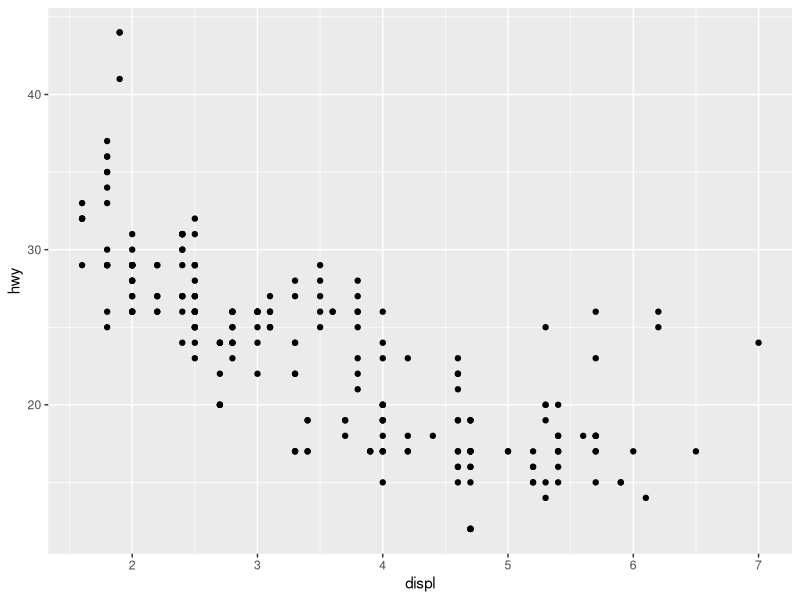
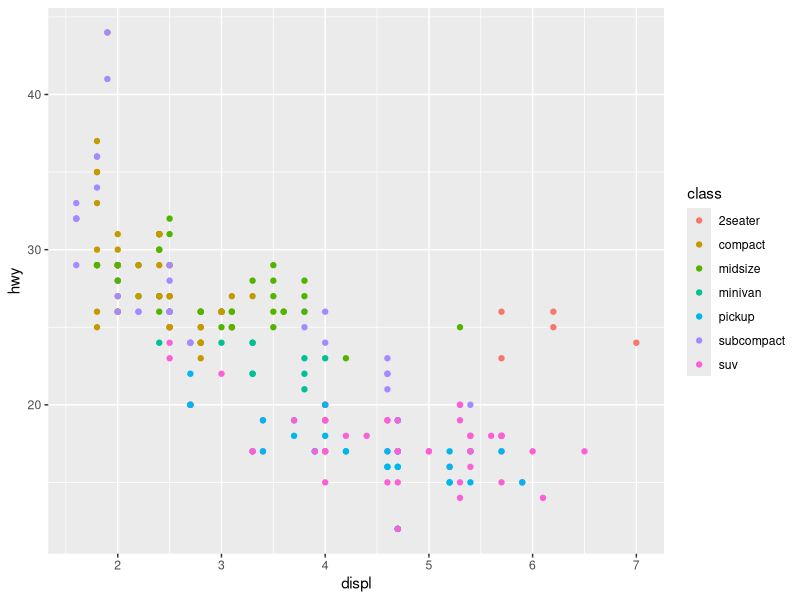
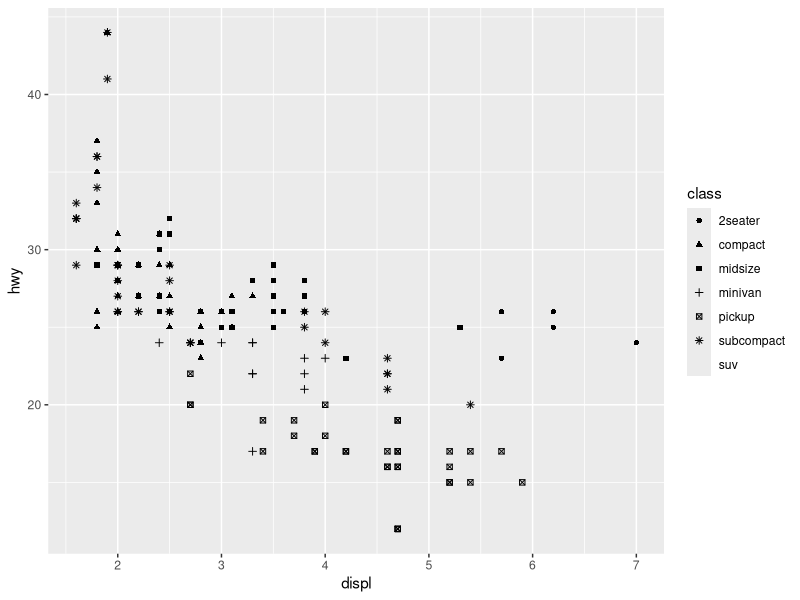
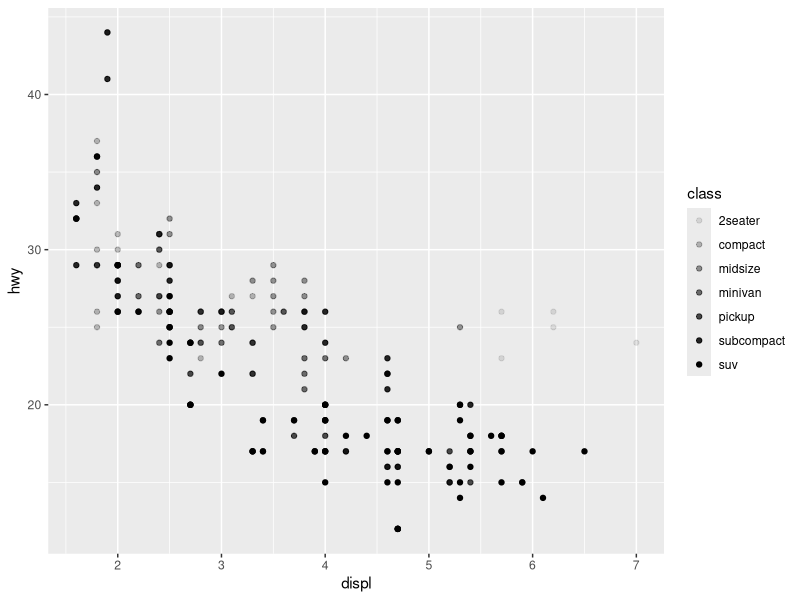
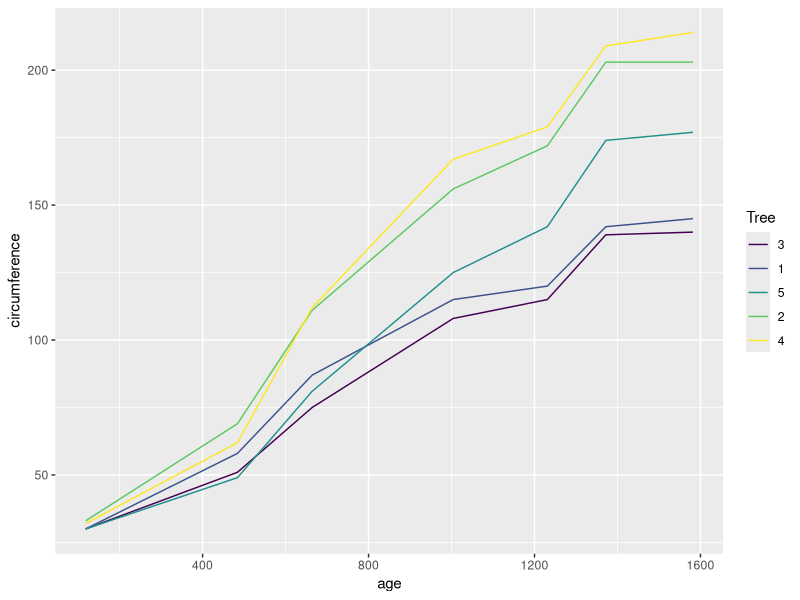

Recreate these plots in R, in order.
# 8.1
install.packages("tidyverse")
install.packages("ggplot2")

library(ggplot2)

# 8.2
ggplot() +
    geom_point(mapping = aes(x=displ, y=hwy), 
               data = mpg)

ggplot() +
    geom_point(mapping = aes(x=displ, y=hwy, color=class), 
               data = mpg)

ggplot() +
    geom_point(mapping = aes(x=displ, y=hwy, shape=class), 
               data = mpg)

ggplot() +
    geom_point(mapping = aes(x=displ, y=hwy, alpha=class), 
               data = mpg)


ggplot() +
    geom_line(mapping = aes(x=age, y=circumference, group=Tree, color=Tree), 
              data = Orange)

